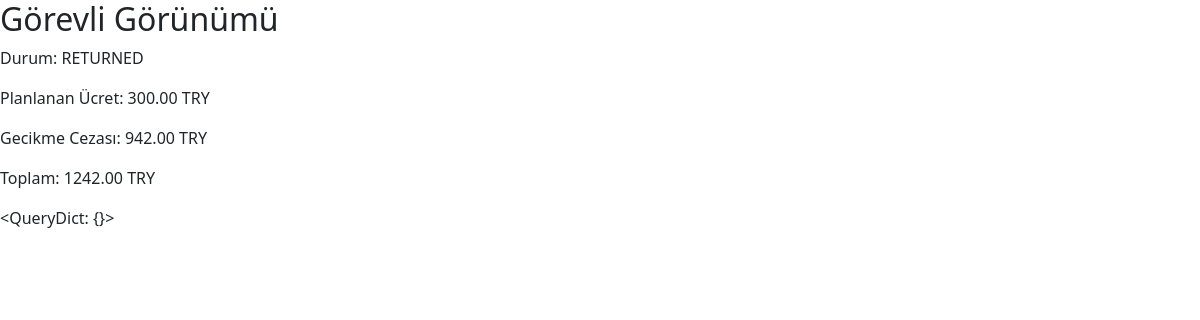
/staff/booking/2/ (signed in), run on the app's committed database.
### apps/core/models.py (models this page shows, shortened)
class Booking(models.Model):
    class Status(models.TextChoices):
        PENDING = "PENDING", "Pending"
        CONFIRMED = "CONFIRMED", "Confirmed"
        ACTIVE = "ACTIVE", "Active"
        RETURNED = "RETURNED", "Returned"
        CANCELED = "CANCELED", "Canceled"
    user = models.ForeignKey(settings.AUTH_USER_MODEL, on_delete=models.PROTECT, related_name="bookings")
    station = models.ForeignKey(Station, on_delete=models.PROTECT, related_name="bookings")
    bike = models.ForeignKey(Bike, on_delete=models.PROTECT, related_name="bookings", null=True, blank=True)
    pricing = models.ForeignKey(PricingPlan, on_delete=models.PROTECT)
    start_at = models.DateTimeField()
    end_at = models.DateTimeField()
    actual_return_at_user = models.DateTimeField(null=True, blank=True)
    actual_return_at = models.DateTimeField(null=True, blank=True)
    status = models.CharField(max_length=20, choices=Status.choices, default=Status.PENDING)
    planned_price = models.DecimalField(max_digits=10, decimal_places=2, default=0)
    penalty_amount = models.DecimalField(max_digits=10, decimal_places=2, default=0)
    total_price = models.DecimalField(max_digits=10, decimal_places=2, default=0)
    created_at = models.DateTimeField(auto_now_add=True)

class PricingPlan(models.Model):
    name = models.CharField(max_length=80, default="Default")
    currency = models.CharField(max_length=8, default="TRY")
    base_rate_per_min = models.DecimalField(max_digits=8, decimal_places=2)       # planlanan süre
    overtime_rate_per_min = models.DecimalField(max_digits=8, decimal_places=2)   # gecikme

### apps/core/views.py (the view)
# urls.py: path("staff/booking/<int:booking_id>/", views.staff_booking_view, name="staff_booking_view"),
@user_passes_test(is_staff)
def staff_booking_view(request, booking_id):
    booking = get_object_or_404(Booking, id=booking_id)
    return render(request, "core/staff_booking_view.html", {"booking": booking})

### apps/core/views.py (called while the page is built)
def is_staff(user):
    return user.is_staff

### apps/core/templates/core/staff_booking_view.html (shortened to what this page needs)
<h2>Görevli Görünümü</h2>
<p>Durum: {{ booking.status }}</p>
<p>Planlanan Ücret: {{ booking.planned_price }} {{ booking.pricing.currency }}</p>
<p>Gecikme Cezası: {{ booking.penalty_amount }} {{ booking.pricing.currency }}</p>
<p>Toplam: {{ booking.total_price }} {{ booking.pricing.currency }}</p>
<p>{{ request.GET }}</p>
<div aria-live="polite" aria-atomic="true"
     class="position-fixed top-0 end-0 p-3"
     style="z-index: 1060;">
</div>
<link href="https://cdn.jsdelivr.net/npm/bootstrap@5.3.3/dist/css/bootstrap.min.css" rel="stylesheet">

### data on the page
Booking: status "RETURNED", planned_price "300.00", pricing.currency "TRY", penalty_amount "942.00", total_price "1242.00"

### other printed values
{{ request.GET }} "<QueryDict: {}>"
